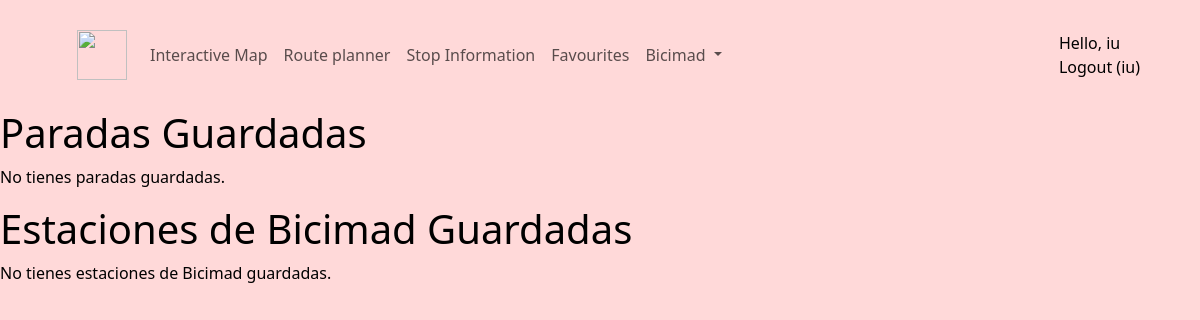
/favourite (signed in), run on an earlier commit of the app's database.
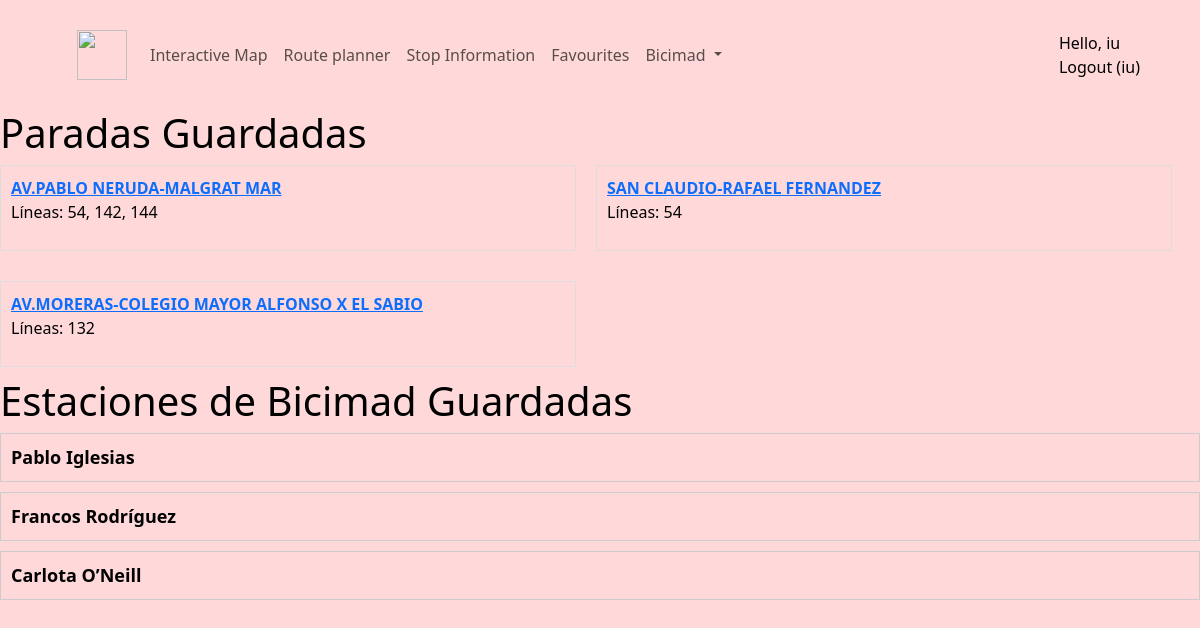
And on a later commit of the database.
### mainapp/models.py (models this page shows, shortened)
class savedStops(models.Model):
    user=models.ForeignKey(User,null=True,on_delete=models.SET_NULL)
    savedStop=models.ForeignKey(Estacion,null=True,on_delete=models.SET_NULL)

class Estacion(models.Model):
    IDESTACION                  = models.IntegerField(primary_key=True)
    DENOMINACION                = models.CharField(max_length=255)
    LINEAS                      = models.CharField(max_length=255)
    longitude                   = models.FloatField()
    latitude                    = models.FloatField()
    ACONDICIONAMIENTOVIAJEROS   =models.IntegerField()

class savedBICIMAD(models.Model):
    user=models.ForeignKey(User,null=True,on_delete=models.SET_NULL)
    savedStation=models.ForeignKey(BicimadStation,null=True,on_delete=models.SET_NULL)

class BicimadStation(models.Model):
    id                  = models.AutoField(primary_key=True)
    latitude            = models.FloatField()
    longitude           = models.FloatField()
    name                = models.CharField(max_length=555)
    number              = models.CharField(max_length=100)
    address             = models.CharField(max_length=555)
    activate            = models.IntegerField()
    no_available            = models.IntegerField()
    total_bases             = models.IntegerField()
    dock_bikes          = models.IntegerField()
    free_bases          = models.IntegerField()
    reservations_count  = models.IntegerField()

### mainapp/views.py (the view)
# urls.py: path('favourite', views.favourite, name="favourite"),
@login_required
def favourite(request):
    if request.user.is_authenticated:
        paradas_guardadas = savedStops.objects.filter(user=request.user)
        estaciones_bicimad = savedBICIMAD.objects.filter(user=request.user)
        context = {'paradas_guardadas': paradas_guardadas, 'estaciones_bicimad': estaciones_bicimad}
        return render(request, 'mainapp/favourite.html', context)
    else:
        context = 'No tiene paradas guardadas'
        return render(request, 'mainapp/error.html', context)

### mainapp/templates/mainapp/favourite.html (shortened to what this page needs)
{% extends 'mainapp/base.html' %}
{% load static %}
{% block content %}
    <h1>Paradas Guardadas</h1>
    {% if paradas_guardadas %}
        <div class="paradas-container">
            {% for parada in paradas_guardadas %}
                <div class="parada-item">
                    <a href="{% url 'stop_detail' stop_number=parada.savedStop.IDESTACION %}">
                        <strong>{{ parada.savedStop.DENOMINACION }}</strong>
                    </a>
                    <p>Líneas: {{ parada.savedStop.LINEAS }}</p>
                </div>
            {% endfor %}
        </div>
    {% else %}
        <p>No tienes paradas guardadas.</p>
    {% endif %}
    <h1>Estaciones de Bicimad Guardadas</h1>
    {% if estaciones_bicimad %}
        <div class="bicimad-container">
            {% for bicimad in estaciones_bicimad %}
                <div class="bicimad-item">
                    <div class="nombre-estacion" onclick="toggleInfo('{{ bicimad.id }}')">
                        <strong>{{ bicimad.savedStation.name }}</strong>
                    </div>
                </div>
            {% endfor %}
        </div>
    {% else %}
        <p>No tienes estaciones de Bicimad guardadas.</p>
    {% endif %}
{% endblock %}

What changed in the data, as far as the page shows it:
added savedStops: savedStop.DENOMINACION "AV.PABLO NERUDA-MALGRAT MAR", savedStop.LINEAS "54, 142, 144"
added savedStops: savedStop.DENOMINACION "SAN CLAUDIO-RAFAEL FERNANDEZ", savedStop.LINEAS "54"
added savedStops: savedStop.DENOMINACION "AV.MORERAS-COLEGIO MAYOR ALFONSO X EL SABIO", savedStop.LINEAS "132"
added savedBICIMAD: savedStation.name "Pablo Iglesias"
added savedBICIMAD: savedStation.name "Francos Rodríguez"
added savedBICIMAD: savedStation.name "Carlota O’Neill"
Also different on the page:
text no longer shown: "No tienes paradas guardadas. No tienes estaciones de Bicimad guardadas."
